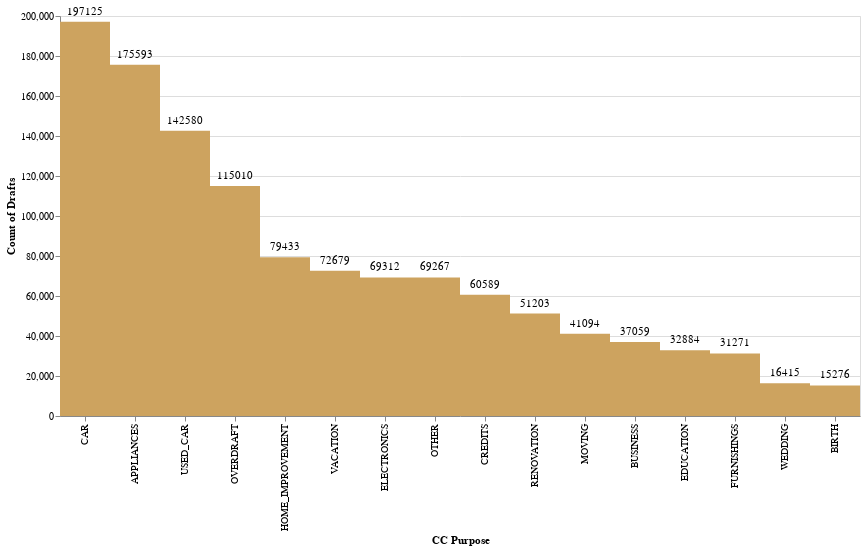

Notebook source saved alongside this figure:
### Markdown cell above
# Purpose per Draft

When looking into the volume of Credit Purposes per draft in all time we can see that the purpose "CAR", "APPLIANCES" and "USED_CAR" are the most common ones, corresponding to 43% of all drafts.

### Code cell
all_reason_bar = (
    alt.Chart(df_reason_grouped)
    .mark_rect(color=wheat, size=40)
    .encode(
        alt.X("purpose_name:O", title="CC Purpose", sort="-y"),
        alt.Y("all_drafts:Q", title="Count of Drafts"),
    )
    .properties(width=800, height=400)
)

all_reason_text = all_reason_bar.mark_text(
    align="center",
    baseline="middle",
    dy=-10,  # Nudges text to right so it doesn't appear on top of the bar
).encode(text="all_drafts:Q")

all_reason_bar + all_reason_text

### Figure 1 — Vega-Lite specification as saved in the notebook (floating-point values rounded to 4 significant figures)
{"config": {"view": {"continuousWidth": 400, "continuousHeight": 300}}, "layer": [{"mark": {"type": "rect", "color": "#CDA35F", "size": 40}, "encoding": {"x": {"type": "ordinal", "field": "purpose_name", "sort": "-y", "title": "CC Purpose"}, "y": {"type": "quantitative", "field": "all_drafts", "title": "Count of Drafts"}}, "height": 400, "width": 800}, {"mark": {"type": "text", "align": "center", "baseline": "middle", "dy": -10}, "encoding": {"text": {"type": "quantitative", "field": "all_drafts"}, "x": {"type": "ordinal", "field": "purpose_name", "sort": "-y", "title": "CC Purpose"}, "y": {"type": "quantitative", "field": "all_drafts", "title": "Count of Drafts"}}, "height": 400, "width": 800}], "data": {"name": "data-343bfdeac347f7aa0edc49b3024ac3cb"}, "$schema": "https://vega.github.io/schema/vega-lite/v4.8.1.json", "datasets": {"data-343bfdeac347f7aa0edc49b3024ac3cb": [{"purpose_name": "APPLIANCES", "purpose_id": 408, "post_2018": 32.0, "all_drafts": 175593, "distinct_users": 108648, "draft_volume": 45471493800, "drafts_per_user": 57.57}, {"purpose_name": "BIRTH", "purpose_id": 462, "post_2018": 32.0, "all_drafts": 15276, "distinct_users": 11973, "draft_volume": 4500129000, "drafts_per_user": 41.71}, {"purpose_name": "BUSINESS", "purpose_id": 225, "post_2018": 32.0, "all_drafts": 37059, "distinct_users": 28453, "draft_volume": 19688085900, "drafts_per_user": 58.5}, {"purpose_name": "CAR", "purpose_id": 45, "post_2018": 32.0, "all_drafts": 197125, "distinct_users": 127499, "draft_volume": 100846144000, "drafts_per_user": 75.61}, {"purpose_name": "CREDITS", "purpose_id": 315, "post_2018": 32.0, "all_drafts": 60589, "distinct_users": 46842, "draft_volume": 38980362600, "drafts_per_user": 58.42}, {"purpose_name": "EDUCATION", "purpose_id": 270, "post_2018": 32.0, "all_drafts": 32884, "distinct_users": 24789, "draft_volume": 9201717800, "drafts_per_user": 59.7}, {"purpose_name": "ELECTRONICS", "purpose_id": 180, "post_2018": 32.0, "all_drafts": 69312, "distinct_users": 52570, "draft_volume": 14856371700, "drafts_per_user": 58.5}, {"purpose_name": "FURNISHINGS", "purpose_id": 363, "post_2018": 32.0, "all_drafts": 31271, "distinct_users": 26522, "draft_volume": 10749893000, "drafts_per_user": 38.87}, {"purpose_name": "HOME_IMPROVEMENT", "purpose_id": 90, "post_2018": 32.0, "all_drafts": 79433, "distinct_users": 57504, "draft_volume": 26650141400, "drafts_per_user": 62.96}, {"purpose_name": "MOVING", "purpose_id": 330, "post_2018": 32.0, "all_drafts": 41094, "distinct_users": 30782, "draft_volume": 14746595600, "drafts_per_user": 43.77}, {"purpose_name": "OTHER", "purpose_id": 0, "post_2018": 32.0, "all_drafts": 69267, "distinct_users": 51646, "draft_volume": 27910953500, "drafts_per_user": 60.74}, {"purpose_name": "OVERDRAFT", "purpose_id": 360, "post_2018": 32.0, "all_drafts": 115010, "distinct_users": 82342, "draft_volume": 35913940200, "drafts_per_user": 63.26}, {"purpose_name": "RENOVATION", "purpose_id": 297, "post_2018": 32.0, "all_drafts": 51203, "distinct_users": 39755, "draft_volume": 42570291400, "drafts_per_user": 42.34}, {"purpose_name": "USED_CAR", "purpose_id": 429, "post_2018": 32.0, "all_drafts": 142580, "distinct_users": 97855, "draft_volume": 75357698000, "drafts_per_user": 47.85}, {"purpose_name": "VACATION", "purpose_id": 135, "post_2018": 32.0, "all_drafts": 72679, "distinct_users": 55294, "draft_volume": 17619745600, "drafts_per_user": 58.79}, {"purpose_name": "WEDDING", "purpose_id": 495, "post_2018": 32.0, "all_drafts": 16415, "distinct_users": 12905, "draft_volume": 11489480000, "drafts_per_user": 41.75}]}}
